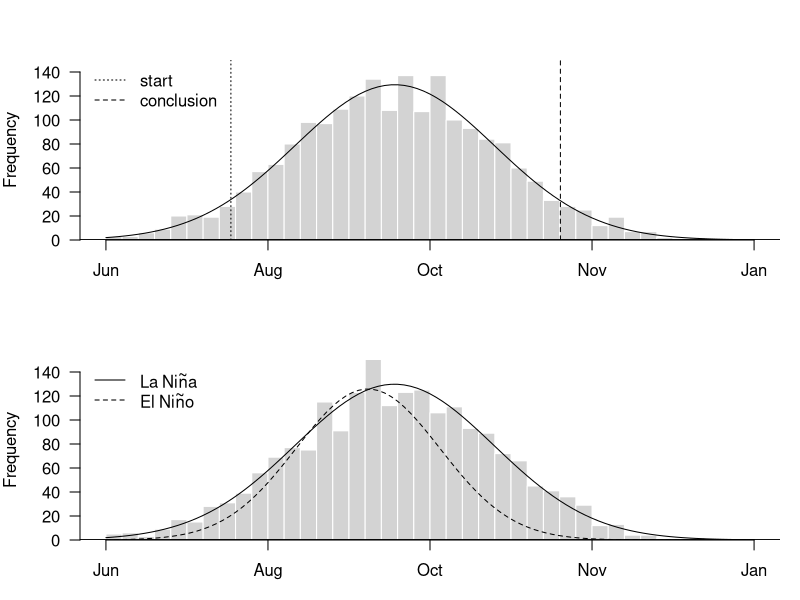

Write the R code that produced this figure.
#########################
#Figure 1
###################

pdf(file = paste0("/Users/daisy/GoogleDrive/PhD/ENSO/Manuscript/AustralEcology/Figures/Hypothesis",as.Date(Sys.time()),".pdf"),
    width = 4, height = 5.5)
 par(mfrow = c(2,1),
     mar = c(3,4,3,1),
     yaxs="i",
     las=1)


#generate some data
LA<-data.frame(obs=rnorm(2000, 9, 3))
LA$Phase<-"La Nina"
x<-LA$obs
H <- hist(x,breaks=50,freq=TRUE,border="white",axes=FALSE,main="",xlab="",ylim=c(0,150),xlim=c(0,20))
dx <- (H$breaks[2]-H$breaks[1])
m  <- mean(x)
s  <- sd(x)
N <- length(x)
curve(N*dx*dnorm(x, mean=m, sd=s), add=TRUE)
Axis(side=1, labels=c("Jun","Aug","Oct","Nov","Jan"),
     at=c(0,5,10,15,20))
Axis(side=2)
abline(h=0,lwd=1.8)

qE<-quantile(x,probs=c(0.05,.5,.95))
abline(v=qE[1],lty=3)
#abline(v=qE[2],lty=2)
abline(v=qE[3],lty=2)


legend("topleft",legend=c("start","conclusion"),
       lty=c(3,2),bty="n")





#generate some data
LA<-data.frame(obs=rnorm(2000, 9, 3))
LA$Phase<-"La Nina"
x<-LA$obs
H <- hist(x,breaks=50,freq=TRUE,border="white",axes=FALSE,main="",xlab="",ylim=c(0,150),xlim=c(0,20))
dx <- (H$breaks[2]-H$breaks[1])
m  <- mean(x)
s  <- sd(x)
N <- length(x)
curve(N*dx*dnorm(x, mean=m, sd=s), add=TRUE)
Axis(side=1, labels=c("Jun","Aug","Oct","Nov","Jan"),
     at=c(0,5,10,15,20))
Axis(side=2)
abline(h=0,lwd=1.8)

# qE<-quantile(x,probs=c(0.05,.5,.95))
#
# abline(v=qE[1])
# abline(v=qE[2])
# abline(v=qE[3])

El<-data.frame(obs=rnorm(1400, 8.2, 2.2))
El$Phase<-"El Nino"
x<-El$obs
m  <- mean(x)
s  <- sd(x)
N <- length(x)
curve(N*dx*dnorm(x, mean=m, sd=s), add=TRUE,lty=2)


legend("topleft",legend=c(expression(La~Ni*tilde(n)*a),expression(El~Ni*tilde(n)*o)),
       lty=c(1,2),bty="n")


dev.off()

